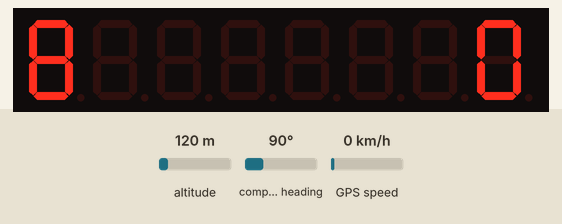
Recording of a sketch running on a simulated Arduino Uno, built with avr-gcc and run on an emulated ATmega328P. Parts: 8-digit seven-segment display. The inputs (shaded band) are chosen by the test bench; at power-on: GPS speed 0 km/h, altitude 120 m, compass heading 90°. Storage starts empty; the GPS gets a fix after 3 s at 37.7749, -122.4194 with 8 satellites; what the sketch prints to the serial monitor is not drawn.

Above: at 4.6 s.
4.7 s: GPS speed set to 2 km/h
At 7.2 s:
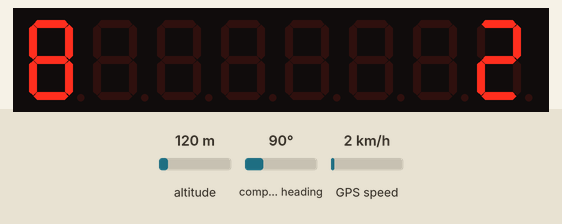
7.5 s: GPS speed set to 30 km/h
At 9.3 s:
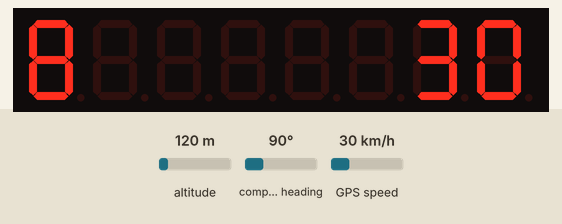
9.6 s: GPS speed set to 60 km/h
At 11.0 s:
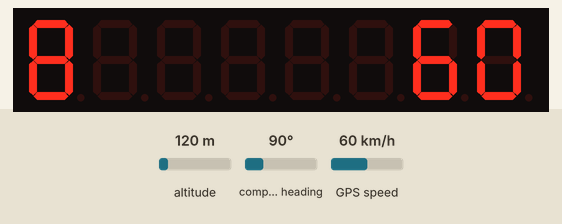
Timing chart, 0 to 12.6 s (numbered marks = the images above; inputs shaded):
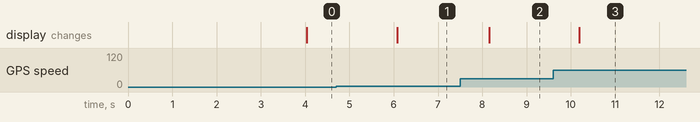

Measured:
- after the input at 4.7 s, the display: changes after 1.4 s (image 1)
- after the input at 7.5 s, the display: changes after 0.65 s (image 2)
- after the input at 9.6 s, the display: changes after 0.59 s (image 3)

The sketch:

GPSLogger.ino
```cpp
/*
 * GPS Logging Device
 * Christopher F. Moran, May 2020
 */

#include <SoftwareSerial.h>
#include <TinyGPS.h>
#include <SPI.h>
#include <SD.h>
#include <LedControl.h>

#define DIN   7
#define CLK   6
#define CS    5

#define USER_NAME "Chris"

TinyGPS gps;
SoftwareSerial ss(8, 9);
File logFile;
LedControl lc = LedControl(DIN, CLK, CS, 1);

void setup()
{
  Serial.begin(115200);
  Serial.println("Starting up");
  ss.begin(9600);
  Serial.print("Initializing SD card...");

  lc.shutdown(0,false);
  lc.setIntensity(0,7);
  lc.clearDisplay(0);

  // Start the memory card.  Warn user if there's a problem
  if (!SD.begin(4)) {
    lc.setDigit(0, 7, 0x0d, false);
    lc.setDigit(0, 6, 0x01, false);
    lc.setDigit(0, 5, 0x05, false);
    lc.setDigit(0, 4, 0x0c, false);
    lc.setDigit(0, 2, 0x0b, false);
    lc.setDigit(0, 1, 0x0a, false);
    lc.setDigit(0, 0, 0x0d, false);
    while (1);
  }
  Serial.println("initialization done.");
  Serial.println("Ready");

  displaySpeed(0);
}

void loop()
{
  bool newData = false;
  unsigned long chars;
  unsigned short sentences, failed;
  float flat;
  float flon;
  float altit;
  unsigned long age;
  int YY;
  byte MM;
  byte DD;
  byte hrs;
  byte mins;
  byte secs;
  byte hunds;

  // For one second we parse GPS data and report some key values
  for (unsigned long start = millis(); millis() - start < 1000;)
  {
    while (ss.available())
    {
      char c = ss.read();
      // Serial.write(c); // uncomment this line if you want to see the GPS data flowing
      if (gps.encode(c)) // Did a new valid sentence come in?
        newData = true;
    }
  }

  if (newData)
  {

    gps.f_get_position(&flat, &flon, &age);
    gps.crack_datetime(&YY, &MM, &DD, &hrs, &mins, &secs, &hunds, &age);
    altit = gps.altitude();
#ifdef _DEBUG
    Serial.print("LAT=");
    Serial.print(flat == TinyGPS::GPS_INVALID_F_ANGLE ? 0.0 : flat, 6);
    Serial.print(" LON=");
    Serial.print(flon == TinyGPS::GPS_INVALID_F_ANGLE ? 0.0 : flon, 6);
    Serial.print(" SAT=");
    Serial.print(gps.satellites() == TinyGPS::GPS_INVALID_SATELLITES ? 0 : gps.satellites());
    Serial.print(" PREC=");
    Serial.print(gps.hdop() == TinyGPS::GPS_INVALID_HDOP ? 0 : gps.hdop());
    Serial.println();
#endif
    logFile = SD.open("test.csv", FILE_WRITE);
    if(logFile) {
      logFile.println(String(USER_NAME) + "," + String(YY) + "," + String(MM) + "," + String(DD) + "," + String(hrs) + "," + String(mins) + "," + String(secs) + "," + String(flat,6) + "," + String(flon,6) + "," + String(altit / 100, 1) + "," + String(gps.f_speed_kmph(), 1) + "," + String(gps.f_course(), 1));
    }
    logFile.close();
    displaySpeed(gps.f_speed_kmph());
    displaySats(gps.satellites());
  }

  gps.stats(&chars, &sentences, &failed);
  if (chars == 0) {
    Serial.println("** No characters received from GPS: check wiring **");
    lc.setDigit(0, 7, 0x0E, true);
    lc.setDigit(0, 6, 0x00, true);
    lc.setDigit(0, 5, 0x01, true);
  }
}

void displaySpeed(float spd) {
  int ispd = int(spd);

  lc.clearDisplay(0);

  // Split the incoming speed into digits
  byte digit2 = byte((ispd / 100) % 10);
  byte digit1 = byte((ispd / 10) % 10);
  byte digit0 = byte((ispd % 10));

  // Display the data and also implement Leading-Zero Blanking (LZB)
  lc.setDigit(0, 0, digit0, false);
  if(spd > 9.99)
    lc.setDigit(0, 1, digit1, false);
  if(spd > 99.99)
    lc.setDigit(0, 2, digit2, false);
}

void displaySats(int sats) {
  lc.setDigit(0, 7, sats, false);
}
```
